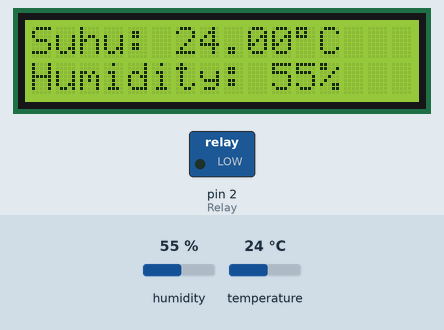
The sketch below on a simulated Arduino Uno, built with avr-gcc and run on an emulated ATmega328P. Shown: 16×2 character LCD, switched loads named in the sketch (green lamp = pin HIGH). Inputs (shaded band) come from the test bench; at power-on: temperature 24 °C, humidity 55 %.

Above: at 6.2 s.
6.3 s: temperature set to 31 °C
At 8.2 s:
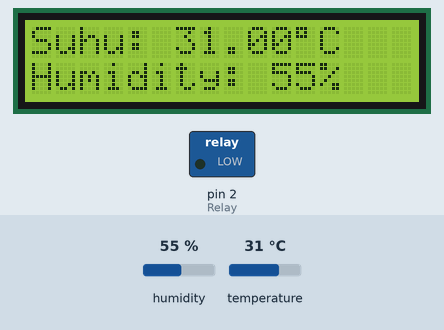
9.0 s: temperature set to 34 °C
At 11.1 s:
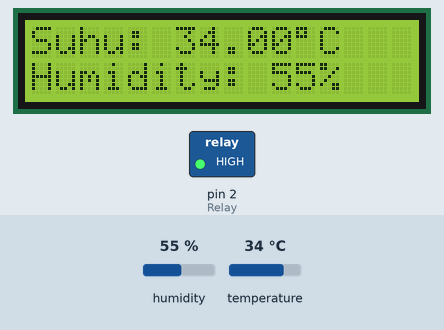
11.8 s: humidity set to 22 %
At 14.6 s:
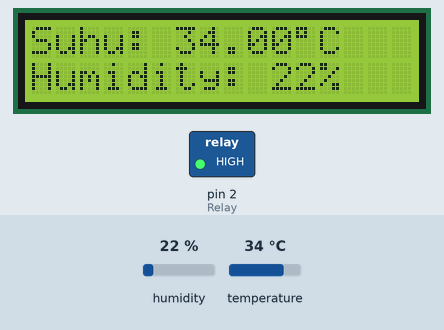
14.9 s: humidity set to 40 %
At 15.9 s:
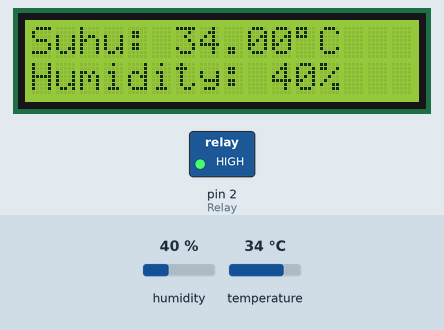
Timing chart, 0 to 17.9 s (numbered marks = the images above; inputs shaded):
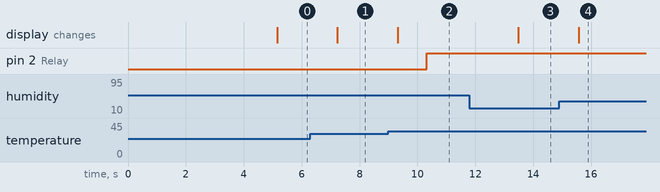

The sketch:

temp-dht11.ino
```cpp
#include <LiquidCrystal_I2C.h>
LiquidCrystal_I2C lcd(0x27 ,16,2);

//DHT Library
#include "DHT.h"
#define DHTPIN 3
#define DHTTYPE DHT11
DHT dht(DHTPIN, DHTTYPE);

const int Relay = 2;

void setup()
{
  Serial.begin(9600);
  lcd.init(); // initialize the lcd
  lcd.backlight();
  dht.begin();
  lcd.setCursor(0,0);
  lcd.print("  ALAT PENETAS  ");
  lcd.setCursor(0,1);
  lcd.print(" TELUR OTOMATIS ");
  delay(5000);
  lcd.clear();
  pinMode(Relay, OUTPUT);
  digitalWrite(Relay, LOW);
}

void loop()
{
  float temp = dht.readTemperature();
  int hum = dht.readHumidity();
  lcd.setCursor(0,0);
  lcd.print("Suhu: ");
  lcd.print(temp);
  lcd.print((char)223);
  lcd.print("C   ");
  lcd.setCursor(0,1);
  lcd.print("Humidity: ");
  lcd.print(hum);
  lcd.print("%  ");
  delay(1000);

  if (temp <= 32 )
  {
    digitalWrite(Relay, LOW);
  }
  if (temp >= 33 )
  {
    digitalWrite(Relay, HIGH);
  }
}
```

Measured:
- the behaviour switches between 32 and 33 °C on temperature (found by bisection; images 1 and 2)
- after the input at 6.3 s, the display: changes after 0.94 s (image 1)
- after the input at 9.0 s, pin 2 (Relay): LOW → HIGH after 1.3 s; the display: changes after 0.32 s (image 2)
- after the input at 11.8 s, the display: changes after 1.7 s (image 3)
- after the input at 14.9 s, the display: changes after 0.67 s (image 4)
